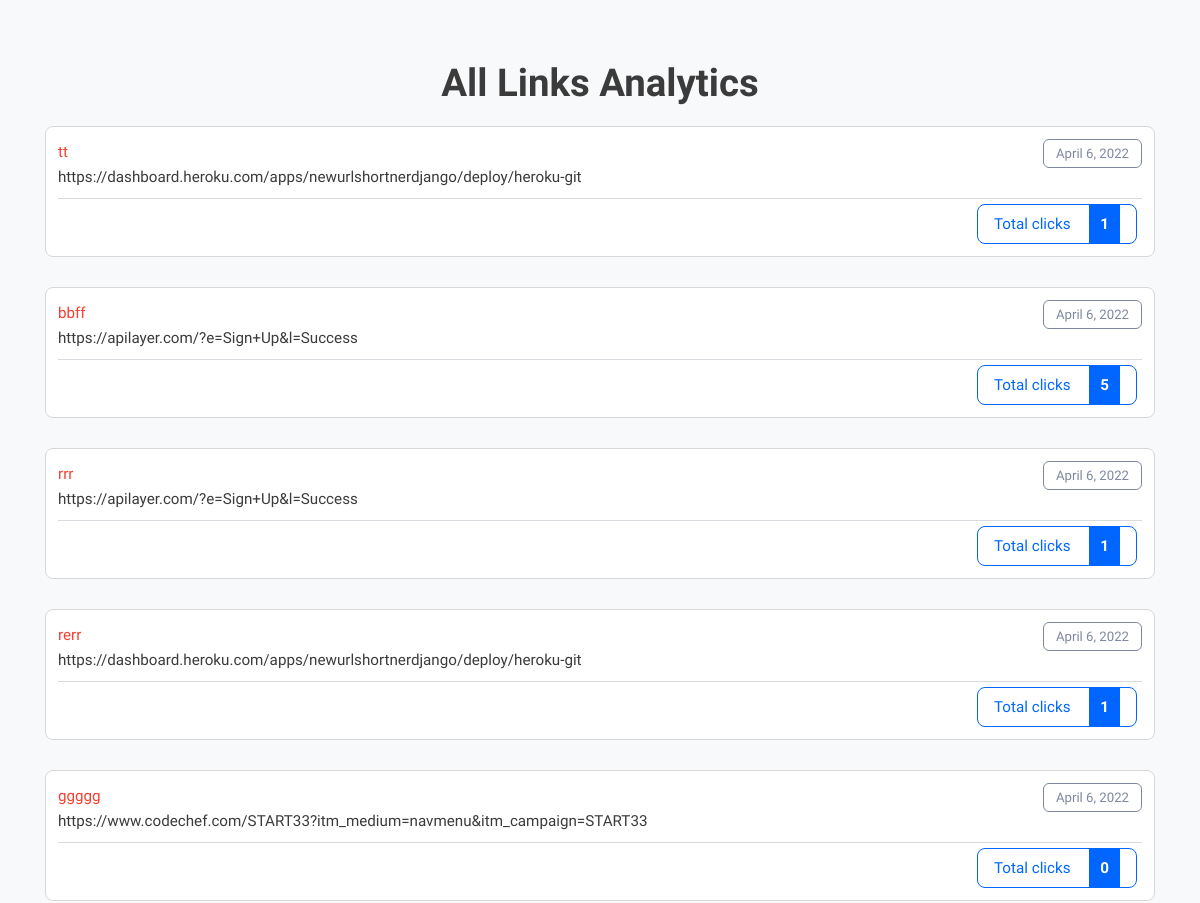
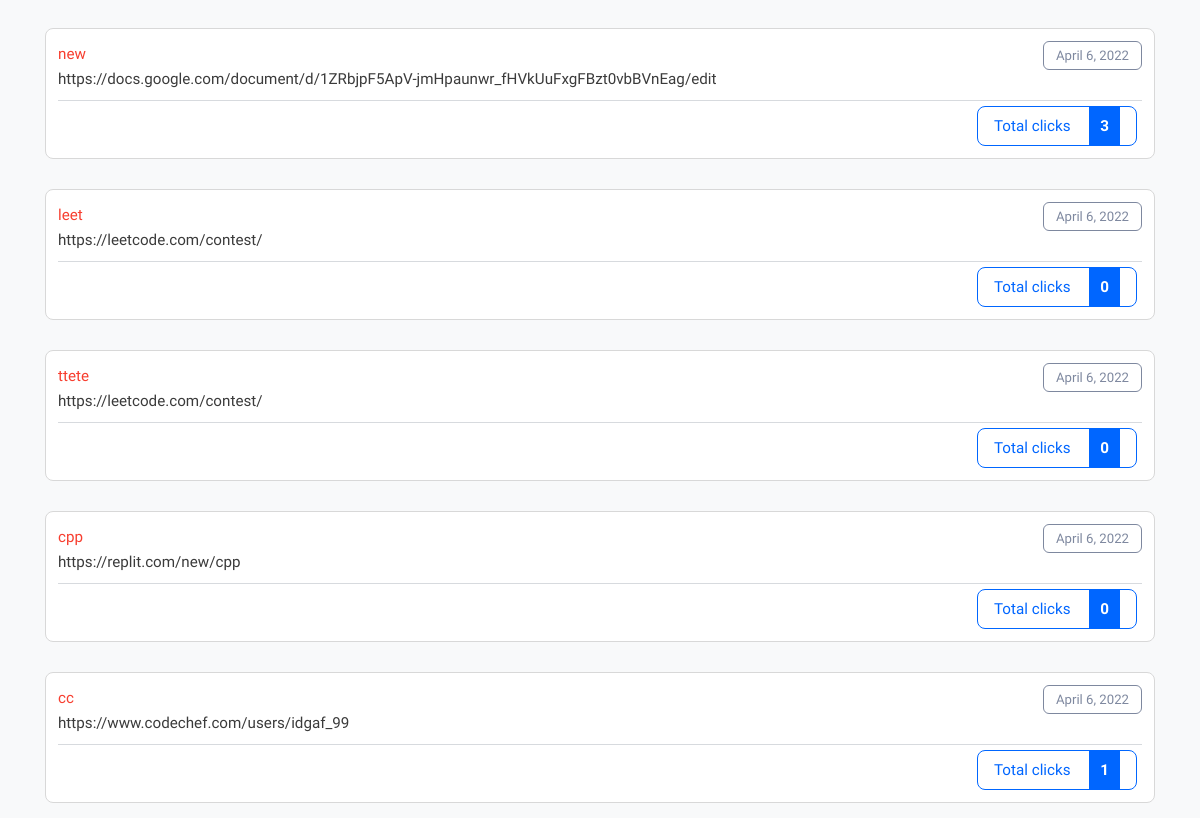
The app's page /all-analytics, older data (2 pictures, top to bottom).
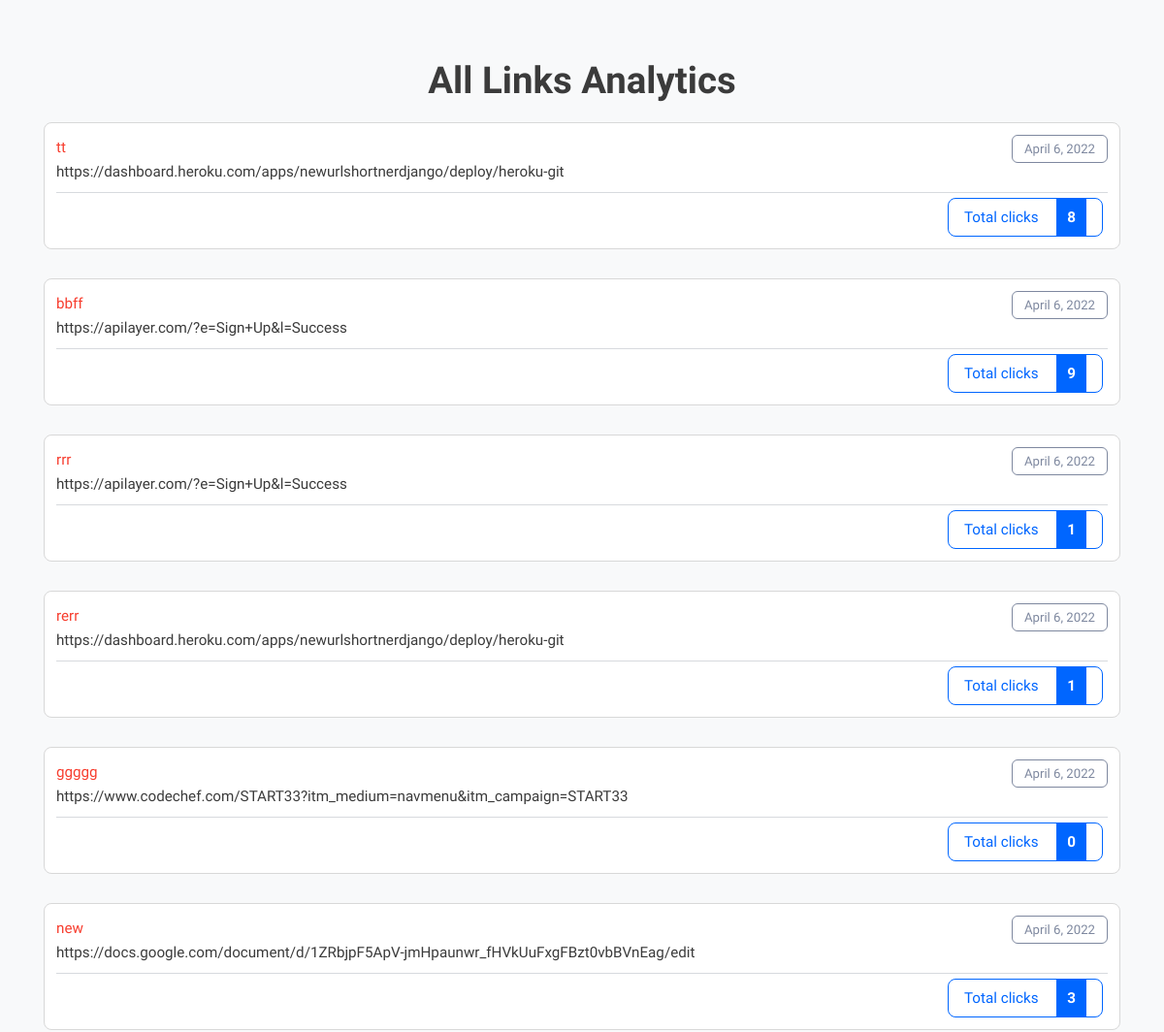
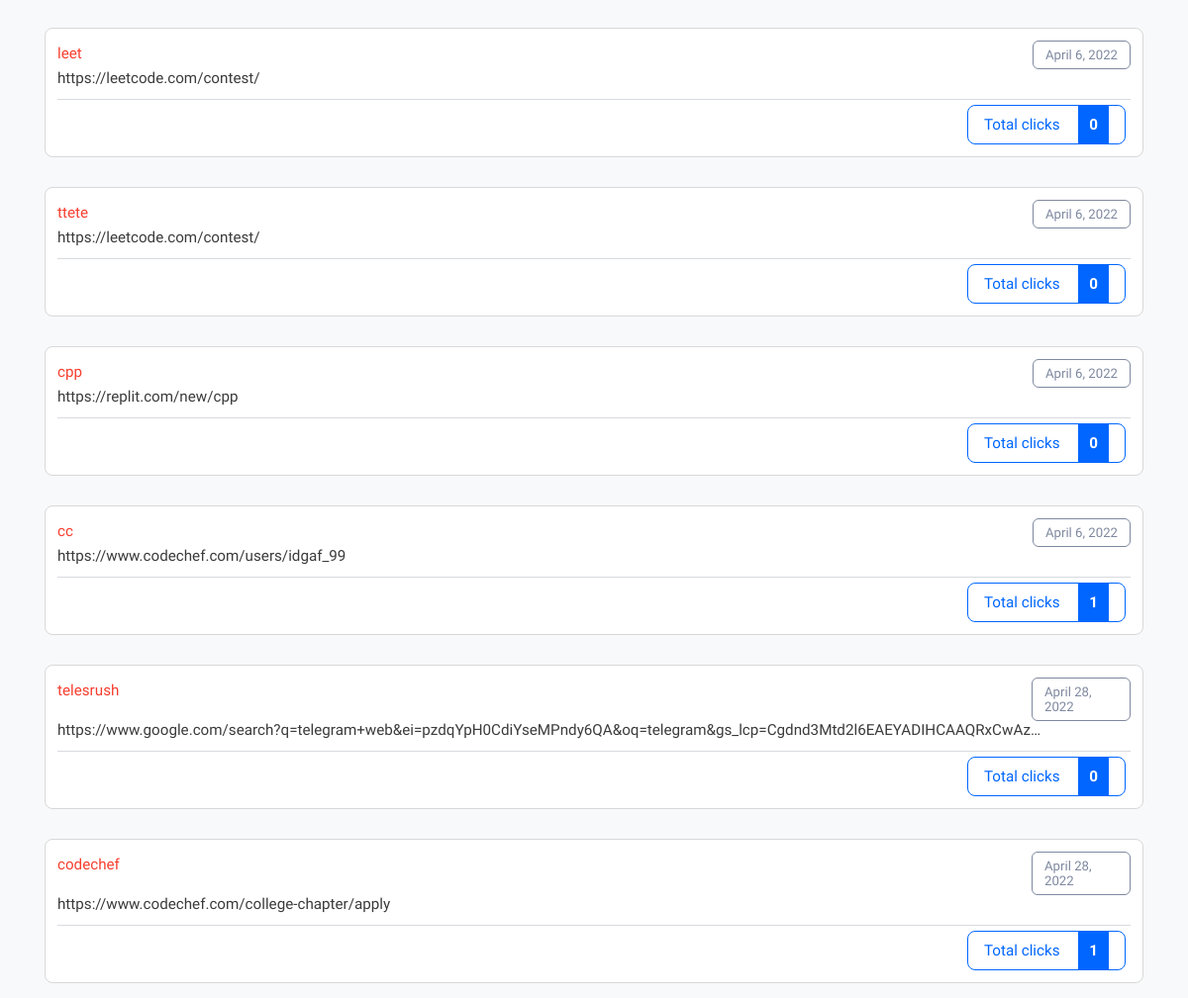
The same page, newer data (2 pictures, top to bottom).
### myapp/models.py (models this page shows)
class LongToShort(models.Model):
    long_url=models.URLField(max_length=500)
    short_url=models.CharField(max_length=100, unique=True)
    date=models.DateField(auto_now_add=True)
    clicks=models.IntegerField(default=0)

### myapp/views.py (the view)
# urls.py: path('all-analytics',views.all_analytics),
def all_analytics(request):
    rows=LongToShort.objects.all()
    new_context={
        "rows":rows
    }
    return render(request,"all-analytics.html",new_context)

### myapp/templates/all-analytics.html (shortened to what this page needs)
{% load static %}
<!DOCTYPE html>
<html lang="en" class="">
<head>
	<link rel="stylesheet" href="{% static 'bootstrap.min.css' %}" type="text/css" media="screen">
	<link rel="stylesheet" href="{% static 'style.css' %}" type="text/css" media="screen">
</head>
<body class="pace-done lout_stats30 bg-warning">
	<main id="content" role="main" class="wyniki wyniki_all">
		<div class="container">
			<div class="row">
				<div class="col-12 page_log_in mt-0">
					<h2 class="h1" style="text-align: center;">All Links Analytics</h2>
				</div>
             {% for obj in rows %}
				<div class="url_options url_stats_o" id="1">
					<p class="data_link">{{ obj.date }}</p>
					<p class="url_link">
						{{ obj.long_url }}
					</p>
					<p id="link" class="link_element">
						<a href="/analytics/{{ obj.short_url }}" class="short_url_l" target="blank">
							{{ obj.short_url }}</a>
					</p>
					<div class="stats_total btn-cutt click_stats btn_norm">
						<div>Total clicks <strong class="allClicks">{{ obj.clicks }}</strong></div>
					</div>
				</div>
             {% endfor %}
			</div>
		</div>
	</main>
</body>
</html>

Row changes from the older to the newer data that the page shows:
changed LongToShort "tt": clicks "1" → "8"
changed LongToShort "bbff": clicks "5" → "9"
added LongToShort: date "April 28, 2022", long_url "https://www.google.com/search?q=telegram+web&ei=pzdqYpH0CdiYseMPndy6QA&oq=telegram&gs_lcp=Cgdnd3Mtd2l6EAEYADIHCAAQRxCwAz…", short_url "telesrush", clicks "0"
added LongToShort: date "April 28, 2022", long_url "https://www.codechef.com/college-chapter/apply", short_url "codechef", clicks "1"
